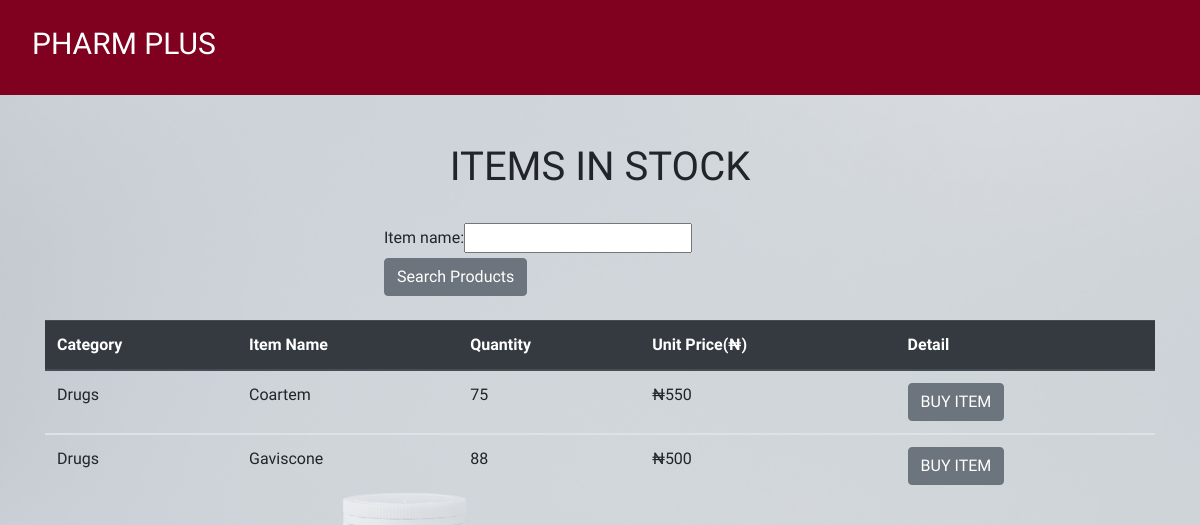
Page /home/ on the earlier database version.
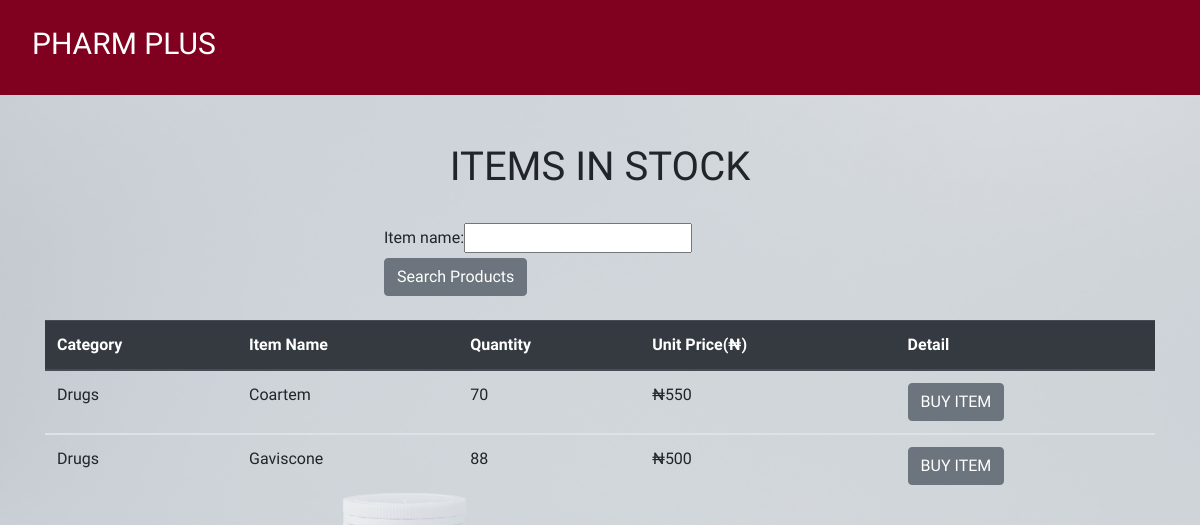
Same page on the later database version.
### product_app/models.py (models this page shows, shortened)
class Product(models.Model):
    category_name = models.ForeignKey(Category, on_delete = models.CASCADE,null = True, blank = True )
    item_name = models.CharField(max_length = 50, null = True, blank = True)
    total_quantity = models.IntegerField(default = 0, null = True, blank = True)
    issued_quantity = models.IntegerField(default = 0, null = True, blank = True)
    received_quantity = models.IntegerField(default = 0, null = True, blank = True)
    unit_price = models.IntegerField(default = 0, null = True, blank = True)

class Category(models.Model):
    name = models.CharField(max_length = 50, null = True, blank = True)
    def __str__(self):
        return self.name

### product_app/views.py (the view)
# urls.py: 2. Add a URL to urlpatterns:  path('', views.home, name='home')
def home(request):
    products = Product.objects.all().order_by('-id')
    product_filters = ProductFilter(request.GET, queryset = products)
    products = product_filters.qs
    return render(request, 'products/index.html', {
        'products': products, 'product_filters': product_filters,
    })

### templates/products/index.html
{% extends 'products/base.html'%} {% block content%}
<br></br>
<div class = "container">
  <h1 class= "text-center">ITEMS IN STOCK</h1>
  <br>
  <div class = "container">
    <form action = "" method = "GET">
      {{product_filters.form}}
      <input
      type = "submit"
      value = "Search Products"
      class="btn btn-secondary btn"/>
    </form>
  </div>
  <br>
  <table class="table">
    <thead class="thead-dark">
      <tr>
        <th scope="col">Category</th>
        <th scope="col">Item Name</th>
        <th scope="col">Quantity</th>
        <th scope="col">Unit Price(₦)</th>
        <th scope = "col">Detail</th>
      </tr>
    </thead>
    {% for product in products%}
    <tbody>
      <tr>
        <td>{{product.category_name}}</td>
        <td>{{product.item_name}}</td>
        <td>{{product.total_quantity}}</td>
        <td>₦{{product.unit_price}}</td>
        <td><a href="{% url 'product_detail' product.id %}"
              ><input
                type="submit"
                value="BUY ITEM"
                class="btn btn-secondary btn"
                type="button"
            /></a></td>
      </tr>
    </tbody>
    {% endfor %}
  </table>
</div>
{% endblock%}

Differences in the rows shown:
changed Product "Coartem": total_quantity "75" → "70"
